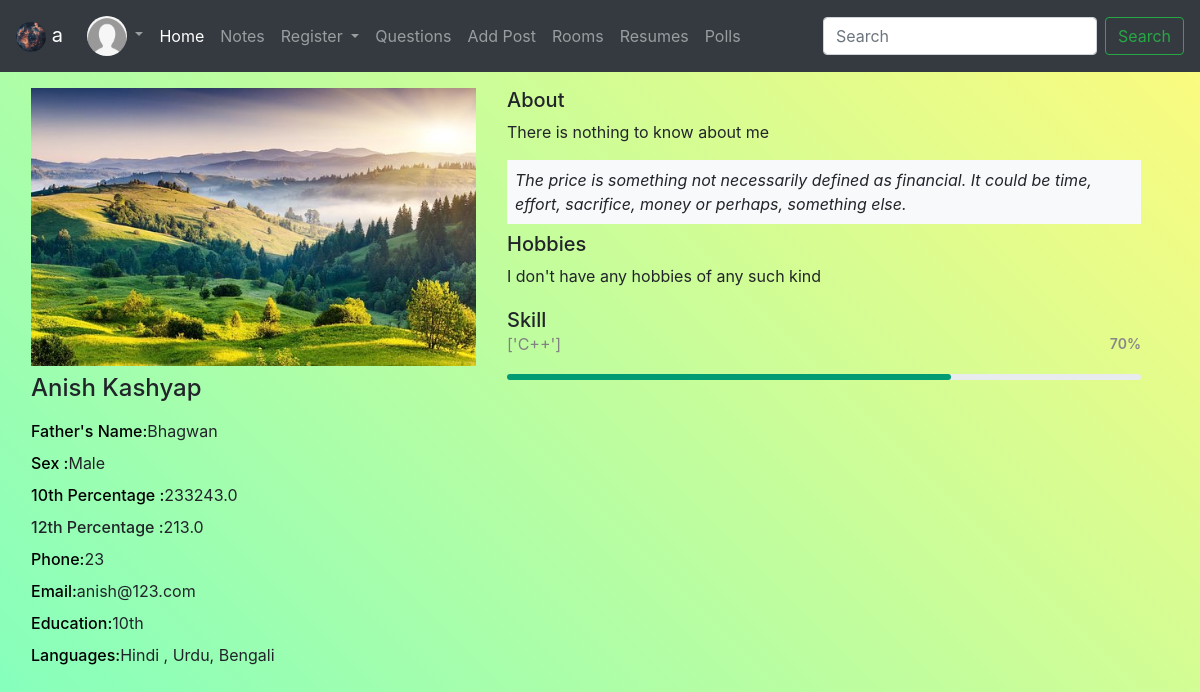
Screenshot of /resume/1 (signed in) with the database file from the repository.
### base/models.py (models this page shows, shortened)
class User(AbstractUser):
    name = models.CharField(max_length=50, null = False)
    email = models.CharField( max_length=50 ,null = True)
    avatar = models.ImageField( upload_to='Avaters',  default = 'default-profile-pic.png')
    bio = models.TextField(null = True)
    bca_class = models.CharField( max_length=50 ,choices=class_list ,default= ('1st Sem', '1st Sem'), null = True)
    is_teacher = models.BooleanField(default = False)
    followers = models.ManyToManyField('User', related_name='follower')
    followings = models.ManyToManyField('User',related_name= 'following')

class Resume(models.Model):
    user = models.ForeignKey(User, on_delete=models.CASCADE)
    firstname = models.CharField( max_length=255)
    lastname = models.CharField( max_length=255)
    date = models.DateField( auto_now_add=True)
    fathername = models.CharField( max_length=255)
    sex = models.CharField( max_length=50,default= 'Male')
    education = models.CharField(choices=EDUCATION,max_length=100, default='10th')
    tenth_percentage = models.FloatField(null = True ,blank=True)
    twelth_percentage = models.FloatField(null = True ,blank=True)
    state = models.CharField(choices = STATE, max_length=50, default='Delhi')
    phone = models.IntegerField(null = True ,blank=True)
    email = models.EmailField( max_length=254,null = True ,blank=True)
    languages = models.CharField(max_length=250, null=True)
    programming_languages = models.CharField(max_length=250, null=True)
    hobbies = models.TextField(null = True)
    about = models.TextField(null = True)
    image = models.ImageField( upload_to='resume_images',default = 'default-profile-pic')

### base/views.py (the view)
# urls.py: path('resume/<int:id>', resume, name = 'resume'),
@login_required(login_url='login')
def resume(request, id):
    resume = Resume.objects.get(id = id)
    lst = resume.programming_languages.split(',')
    context = {
        'resume': resume,
        'lst' :lst,
    }
    return render(request, 'resume.html', context)

### templates/resume.html (shortened to what this page needs)
{% extends 'master.html' %}
{% block content %}
<div class="container m-3">
    <div class="row">
      <div class="col-lg-5 col-md-6">
        <div class="mb-2">
          <img class="w-100" src="{{resume.image.url}}" alt="">
        </div>
        <div class="mb-2 d-flex">
          <h4 class="font-weight-normal">{{resume.firstname}} {{resume.lastname}}
          </h4>
        </div>
        <div class="mb-2">
          <ul class="list-unstyled">
            <li class="media">
              <span class="w-40 text-black font-weight-normal">Father's Name: </span>
              <label class="media-body">{{resume.fathername}}</label>
            </li>
            <li class="media">
              <span class="w-40 text-black font-weight-normal"> Sex : </span>
              <label class="media-body">{{resume.sex}}</label>
            </li>
            <li class="media">
                <span class="w-40 text-black font-weight-normal"> 10th Percentage : </span>
                <label class="media-body">{{resume.tenth_percentage}}</label>
              </li>
              <li class="media">
                <span class="w-40text-black font-weight-normal">12th Percentage : </span>
                <label class="media-body"> {{resume.twelth_percentage}}</label>
              </li>
            <li class="media">
              <span class="w-40 text-black font-weight-normal">Phone: </span>
              <label class="media-body">{{resume.phone}}</label>
            </li>
            <li class="media">
              <span class="w-40 text-black font-weight-normal">Email: </span>
              <label class="media-body"> {{resume.email}}</label>
            </li>
            <li class="media">
              <span class="w-40 text-black font-weight-normal">Education: </span>
              <label class="media-body">{{resume.education}}</label>
            </li>
            <li class="media">
                <span class="w-40 text-black font-weight-normal">Languages: </span>
                <label class="media-body">{{resume.languages}}</label>
              </li>
          </ul>
        </div>
      </div>
      <div class="col-lg-7 col-md-6 pl-xl-3">
        <h5 class="font-weight-normal">About</h5>
        <p>{{resume.about}}</p>
        <div class="my-2 bg-light p-2">
          <p class="font-italic mb-0">The price is something not necessarily defined as financial. It could be time, effort, sacrifice, money or perhaps, something else.</p>
        </div>
        <h5 class="font-weight-normal">Hobbies</h5>
        <p>{{resume.hobbies}}</p>
        <div class="mb-2 mt-2 pt-1">
          <h5 class="font-weight-normal">Skill</h5>
        </div>
        {% for lang in lst %}
        <div class="py-1">
          <div class="progress">
            <div class="progress-bar" role="progressbar" style="width:70%" aria-valuenow="85" aria-valuemin="0" aria-valuemax="100">
              <div class="progress-bar-title">{{lang}}</div>
              <span class="progress-bar-number">70%</span>
            </div>
          </div>
        </div>
        {% endfor %}
      </div>
    </div>
  </div>
{% endblock content %}

### templates/master.html (shortened to what this page needs)
{% load static %}
<!DOCTYPE html>
<html lang="en">
<head>
    <link rel="stylesheet" href="{% static 'css/master.css' %}">
    <link rel="stylesheet" href="https://maxcdn.bootstrapcdn.com/bootstrap/4.5.2/css/bootstrap.min.css">
    <link rel="stylesheet" href="https://cdnjs.cloudflare.com/ajax/libs/font-awesome/6.3.0/css/all.min.css">
  </head>
<body>
    <nav class="navbar navbar-dark bg-dark navbar-expand-lg">
      <a class="navbar-brand" href="#">
        <img src="{% static 'images/website.avif' %}" width="30" height="30" alt="logo" class="rounded-circle">
        {% if request.user.is_authenticated %}
        {{request.user.username}}
        {% else %}
        Anonymous
        {% endif %}
      </a>
      <div class="collapse navbar-collapse" id="navbar-list-4">
        <ul class="navbar-nav">
            <li class="nav-item dropdown">
            {% if request.user.is_authenticated %}
            <a class="nav-link dropdown-toggle" href="#" id="navbarDropdownMenuLink" role="button" data-toggle="dropdown" aria-haspopup="true" aria-expanded="false">
              <img src="{{request.user.avatar.url}}" width="40" height="40" class="rounded-circle">
            </a>
            {% endif %}
          </li>
        </ul>
          <ul class="navbar-nav mr-auto">
            <li class="nav-item active">
              <a class="nav-link" href="{% url 'home' %}">Home </a>
            </li>
            <li class="nav-item">
              <a class="nav-link" href="{% url 'notes' %}">Notes</a>
            </li>
            <li class="nav-item dropdown">
              <a class="nav-link dropdown-toggle" href="#" id="navbarDropdown" role="button" data-toggle="dropdown" aria-haspopup="true" aria-expanded="false">
                Register
              </a>
            </li>
            <li class="nav-item">
              <a class="nav-link" href="{% url 'questions' %}">Questions</a>
            </li>
            <li class="nav-item">
              <a class="nav-link" href="{% url 'add-post' %}">Add Post</a>
            </li>
            <li class="nav-item">
              <a class="nav-link" href="{% url 'rooms' %}">Rooms</a>
            </li>
            <li class="nav-item">
              <a class="nav-link" href="{% url 'resumes' %}">Resumes</a>
            </li>
            <li class="nav-item">
              <a class="nav-link" href="{% url 'polls' %}">Polls</a>
            </li>
          </ul>
          <form class="form-inline my-2 my-lg-0" method  = 'POST' action = '/user-search'>
            <input class="form-control mr-sm-2" type="search" placeholder="Search" aria-label="Search" name = 'search'>
            <button class="btn btn-outline-success my-2 my-sm-0" type="submit">Search</button>
          </form>
      </nav>
    {% block content %}
    {% endblock content %}
</body>
</html>

### rows the page displays
User: user.username "a", user.avatar (placeholder picture)
Resume: image (picture), firstname "Anish", lastname "Kashyap", fathername "Bhagwan", sex "Male", tenth_percentage "233243.0", twelth_percentage "213.0", phone "23", email "anish@123.com", education "10th", languages "Hindi , Urdu, Bengali", about "There is nothing to know about me", hobbies "I don't have any hobbies of any such kind", lst "['C++']"
